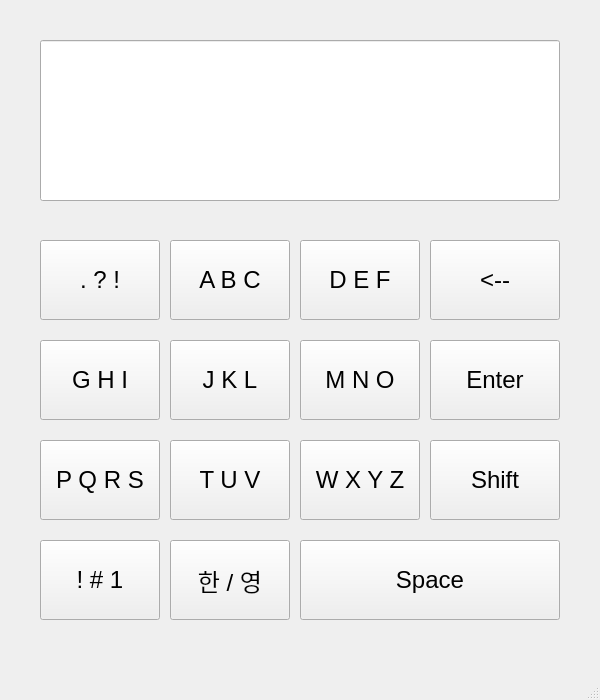
<?xml version="1.0" encoding="UTF-8"?>
<ui version="4.0">
 <class>MainWindow</class>
 <widget class="QMainWindow" name="MainWindow">
  <property name="geometry">
   <rect>
    <x>0</x>
    <y>0</y>
    <width>600</width>
    <height>700</height>
   </rect>
  </property>
  <property name="windowTitle">
   <string>MainWindow</string>
  </property>
  <widget class="QWidget" name="centralwidget">
   <widget class="QLineEdit" name="inputLineEdit">
    <property name="geometry">
     <rect>
      <x>40</x>
      <y>40</y>
      <width>520</width>
      <height>161</height>
     </rect>
    </property>
    <property name="font">
     <font>
      <pointsize>20</pointsize>
     </font>
    </property>
    <property name="text">
     <string/>
    </property>
   </widget>
   <widget class="QPushButton" name="punctuationButton">
    <property name="geometry">
     <rect>
      <x>40</x>
      <y>240</y>
      <width>120</width>
      <height>80</height>
     </rect>
    </property>
    <property name="font">
     <font>
      <pointsize>18</pointsize>
     </font>
    </property>
    <property name="text">
     <string>. ? !</string>
    </property>
   </widget>
   <widget class="QPushButton" name="abcButton">
    <property name="geometry">
     <rect>
      <x>170</x>
      <y>240</y>
      <width>120</width>
      <height>80</height>
     </rect>
    </property>
    <property name="font">
     <font>
      <pointsize>18</pointsize>
     </font>
    </property>
    <property name="text">
     <string>A B C</string>
    </property>
   </widget>
   <widget class="QPushButton" name="defButton">
    <property name="geometry">
     <rect>
      <x>300</x>
      <y>240</y>
      <width>120</width>
      <height>80</height>
     </rect>
    </property>
    <property name="font">
     <font>
      <pointsize>18</pointsize>
     </font>
    </property>
    <property name="text">
     <string>D E F</string>
    </property>
   </widget>
   <widget class="QPushButton" name="backspaceButton">
    <property name="geometry">
     <rect>
      <x>430</x>
      <y>240</y>
      <width>130</width>
      <height>80</height>
     </rect>
    </property>
    <property name="font">
     <font>
      <pointsize>18</pointsize>
     </font>
    </property>
    <property name="text">
     <string>&lt;--</string>
    </property>
   </widget>
   <widget class="QPushButton" name="ghiButton">
    <property name="geometry">
     <rect>
      <x>40</x>
      <y>340</y>
      <width>120</width>
      <height>80</height>
     </rect>
    </property>
    <property name="font">
     <font>
      <pointsize>18</pointsize>
     </font>
    </property>
    <property name="text">
     <string>G H I</string>
    </property>
   </widget>
   <widget class="QPushButton" name="jklButton">
    <property name="geometry">
     <rect>
      <x>170</x>
      <y>340</y>
      <width>120</width>
      <height>80</height>
     </rect>
    </property>
    <property name="font">
     <font>
      <pointsize>18</pointsize>
     </font>
    </property>
    <property name="text">
     <string>J K L</string>
    </property>
   </widget>
   <widget class="QPushButton" name="mnoButton">
    <property name="geometry">
     <rect>
      <x>300</x>
      <y>340</y>
      <width>120</width>
      <height>80</height>
     </rect>
    </property>
    <property name="font">
     <font>
      <pointsize>18</pointsize>
     </font>
    </property>
    <property name="text">
     <string>M N O</string>
    </property>
   </widget>
   <widget class="QPushButton" name="enterButton">
    <property name="geometry">
     <rect>
      <x>430</x>
      <y>340</y>
      <width>130</width>
      <height>80</height>
     </rect>
    </property>
    <property name="font">
     <font>
      <pointsize>18</pointsize>
     </font>
    </property>
    <property name="text">
     <string>Enter</string>
    </property>
   </widget>
   <widget class="QPushButton" name="pqrsButton">
    <property name="geometry">
     <rect>
      <x>40</x>
      <y>440</y>
      <width>120</width>
      <height>80</height>
     </rect>
    </property>
    <property name="font">
     <font>
      <pointsize>18</pointsize>
     </font>
    </property>
    <property name="text">
     <string>P Q R S</string>
    </property>
   </widget>
   <widget class="QPushButton" name="tuvButton">
    <property name="geometry">
     <rect>
      <x>170</x>
      <y>440</y>
      <width>120</width>
      <height>80</height>
     </rect>
    </property>
    <property name="font">
     <font>
      <pointsize>18</pointsize>
     </font>
    </property>
    <property name="text">
     <string>T U V</string>
    </property>
   </widget>
   <widget class="QPushButton" name="wxyzButton">
    <property name="geometry">
     <rect>
      <x>300</x>
      <y>440</y>
      <width>120</width>
      <height>80</height>
     </rect>
    </property>
    <property name="font">
     <font>
      <pointsize>18</pointsize>
     </font>
    </property>
    <property name="text">
     <string>W X Y Z</string>
    </property>
   </widget>
   <widget class="QPushButton" name="shiftButton">
    <property name="geometry">
     <rect>
      <x>430</x>
      <y>440</y>
      <width>130</width>
      <height>80</height>
     </rect>
    </property>
    <property name="font">
     <font>
      <pointsize>18</pointsize>
     </font>
    </property>
    <property name="text">
     <string>Shift</string>
    </property>
   </widget>
   <widget class="QPushButton" name="symbolButton">
    <property name="geometry">
     <rect>
      <x>40</x>
      <y>540</y>
      <width>120</width>
      <height>80</height>
     </rect>
    </property>
    <property name="font">
     <font>
      <pointsize>18</pointsize>
     </font>
    </property>
    <property name="text">
     <string>! # 1</string>
    </property>
   </widget>
   <widget class="QPushButton" name="languageButton">
    <property name="geometry">
     <rect>
      <x>170</x>
      <y>540</y>
      <width>120</width>
      <height>80</height>
     </rect>
    </property>
    <property name="font">
     <font>
      <pointsize>18</pointsize>
     </font>
    </property>
    <property name="text">
     <string>한 / 영</string>
    </property>
   </widget>
   <widget class="QPushButton" name="spaceButton">
    <property name="geometry">
     <rect>
      <x>300</x>
      <y>540</y>
      <width>260</width>
      <height>80</height>
     </rect>
    </property>
    <property name="font">
     <font>
      <pointsize>18</pointsize>
     </font>
    </property>
    <property name="text">
     <string>Space</string>
    </property>
   </widget>
  </widget>
  <widget class="QMenuBar" name="menubar">
   <property name="geometry">
    <rect>
     <x>0</x>
     <y>0</y>
     <width>600</width>
     <height>23</height>
    </rect>
   </property>
  </widget>
  <widget class="QStatusBar" name="statusbar"/>
 </widget>
 <resources/>
 <connections/>
</ui>
